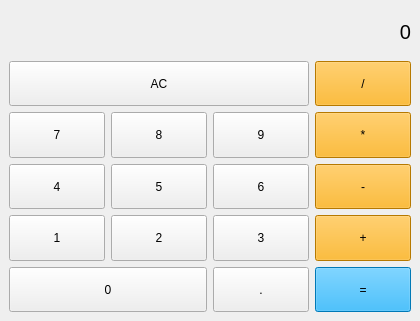
<?xml version="1.0" encoding="UTF-8"?>
<ui version="4.0">
 <class>MainWindow</class>
 <widget class="QMainWindow" name="MainWindow">
  <property name="geometry">
   <rect>
    <x>0</x>
    <y>0</y>
    <width>420</width>
    <height>321</height>
   </rect>
  </property>
  <property name="sizePolicy">
   <sizepolicy hsizetype="Minimum" vsizetype="Fixed">
    <horstretch>0</horstretch>
    <verstretch>0</verstretch>
   </sizepolicy>
  </property>
  <property name="windowTitle">
   <string>Calc</string>
  </property>
  <widget class="QWidget" name="centralwidget">
   <layout class="QVBoxLayout" name="verticalLayout_2">
    <item>
     <layout class="QVBoxLayout" name="verticalLayout">
      <property name="sizeConstraint">
       <enum>QLayout::SetNoConstraint</enum>
      </property>
      <item>
       <layout class="QGridLayout" name="gridLayout">
        <item row="4" column="0">
         <widget class="QPushButton" name="p4">
          <property name="sizePolicy">
           <sizepolicy hsizetype="Minimum" vsizetype="Expanding">
            <horstretch>0</horstretch>
            <verstretch>0</verstretch>
           </sizepolicy>
          </property>
          <property name="text">
           <string>4</string>
          </property>
         </widget>
        </item>
        <item row="5" column="1">
         <widget class="QPushButton" name="p2">
          <property name="sizePolicy">
           <sizepolicy hsizetype="Minimum" vsizetype="Expanding">
            <horstretch>0</horstretch>
            <verstretch>0</verstretch>
           </sizepolicy>
          </property>
          <property name="text">
           <string>2</string>
          </property>
         </widget>
        </item>
        <item row="4" column="1">
         <widget class="QPushButton" name="p5">
          <property name="sizePolicy">
           <sizepolicy hsizetype="Minimum" vsizetype="Expanding">
            <horstretch>0</horstretch>
            <verstretch>0</verstretch>
           </sizepolicy>
          </property>
          <property name="text">
           <string>5</string>
          </property>
         </widget>
        </item>
        <item row="3" column="1">
         <widget class="QPushButton" name="p8">
          <property name="sizePolicy">
           <sizepolicy hsizetype="Minimum" vsizetype="Expanding">
            <horstretch>0</horstretch>
            <verstretch>0</verstretch>
           </sizepolicy>
          </property>
          <property name="text">
           <string>8</string>
          </property>
         </widget>
        </item>
        <item row="5" column="2">
         <widget class="QPushButton" name="p3">
          <property name="sizePolicy">
           <sizepolicy hsizetype="Minimum" vsizetype="Expanding">
            <horstretch>0</horstretch>
            <verstretch>0</verstretch>
           </sizepolicy>
          </property>
          <property name="text">
           <string>3</string>
          </property>
         </widget>
        </item>
        <item row="3" column="0">
         <widget class="QPushButton" name="p7">
          <property name="sizePolicy">
           <sizepolicy hsizetype="Minimum" vsizetype="Expanding">
            <horstretch>0</horstretch>
            <verstretch>0</verstretch>
           </sizepolicy>
          </property>
          <property name="text">
           <string>7</string>
          </property>
         </widget>
        </item>
        <item row="3" column="2">
         <widget class="QPushButton" name="p9">
          <property name="sizePolicy">
           <sizepolicy hsizetype="Minimum" vsizetype="Expanding">
            <horstretch>0</horstretch>
            <verstretch>0</verstretch>
           </sizepolicy>
          </property>
          <property name="text">
           <string>9</string>
          </property>
         </widget>
        </item>
        <item row="5" column="0">
         <widget class="QPushButton" name="p1">
          <property name="sizePolicy">
           <sizepolicy hsizetype="Minimum" vsizetype="Expanding">
            <horstretch>0</horstretch>
            <verstretch>0</verstretch>
           </sizepolicy>
          </property>
          <property name="text">
           <string>1</string>
          </property>
         </widget>
        </item>
        <item row="4" column="2">
         <widget class="QPushButton" name="p6">
          <property name="sizePolicy">
           <sizepolicy hsizetype="Minimum" vsizetype="Expanding">
            <horstretch>0</horstretch>
            <verstretch>0</verstretch>
           </sizepolicy>
          </property>
          <property name="text">
           <string>6</string>
          </property>
         </widget>
        </item>
        <item row="1" column="0" colspan="4">
         <widget class="QLabel" name="label">
          <property name="sizePolicy">
           <sizepolicy hsizetype="Preferred" vsizetype="Expanding">
            <horstretch>0</horstretch>
            <verstretch>0</verstretch>
           </sizepolicy>
          </property>
          <property name="font">
           <font>
            <pointsize>15</pointsize>
           </font>
          </property>
          <property name="text">
           <string>0</string>
          </property>
          <property name="alignment">
           <set>Qt::AlignRight|Qt::AlignTrailing|Qt::AlignVCenter</set>
          </property>
         </widget>
        </item>
        <item row="6" column="2">
         <widget class="QPushButton" name="pDot">
          <property name="sizePolicy">
           <sizepolicy hsizetype="Minimum" vsizetype="Expanding">
            <horstretch>0</horstretch>
            <verstretch>0</verstretch>
           </sizepolicy>
          </property>
          <property name="text">
           <string>.</string>
          </property>
         </widget>
        </item>
        <item row="2" column="3">
         <widget class="QPushButton" name="pDivision">
          <property name="sizePolicy">
           <sizepolicy hsizetype="Minimum" vsizetype="Expanding">
            <horstretch>0</horstretch>
            <verstretch>0</verstretch>
           </sizepolicy>
          </property>
          <property name="styleSheet">
           <string notr="true">background-color:rgb(255, 170, 0)</string>
          </property>
          <property name="text">
           <string>/</string>
          </property>
         </widget>
        </item>
        <item row="3" column="3">
         <widget class="QPushButton" name="pMult">
          <property name="sizePolicy">
           <sizepolicy hsizetype="Minimum" vsizetype="Expanding">
            <horstretch>0</horstretch>
            <verstretch>0</verstretch>
           </sizepolicy>
          </property>
          <property name="styleSheet">
           <string notr="true">background-color:rgb(255, 170, 0)</string>
          </property>
          <property name="text">
           <string>*</string>
          </property>
         </widget>
        </item>
        <item row="4" column="3">
         <widget class="QPushButton" name="pMinus">
          <property name="sizePolicy">
           <sizepolicy hsizetype="Minimum" vsizetype="Expanding">
            <horstretch>0</horstretch>
            <verstretch>0</verstretch>
           </sizepolicy>
          </property>
          <property name="styleSheet">
           <string notr="true">background-color:rgb(255, 170, 0)</string>
          </property>
          <property name="text">
           <string>-</string>
          </property>
         </widget>
        </item>
        <item row="5" column="3">
         <widget class="QPushButton" name="pPlus">
          <property name="sizePolicy">
           <sizepolicy hsizetype="Minimum" vsizetype="Expanding">
            <horstretch>0</horstretch>
            <verstretch>0</verstretch>
           </sizepolicy>
          </property>
          <property name="styleSheet">
           <string notr="true">background-color:rgb(255, 170, 0)</string>
          </property>
          <property name="text">
           <string>+</string>
          </property>
         </widget>
        </item>
        <item row="6" column="3">
         <widget class="QPushButton" name="Result">
          <property name="sizePolicy">
           <sizepolicy hsizetype="Minimum" vsizetype="Expanding">
            <horstretch>0</horstretch>
            <verstretch>0</verstretch>
           </sizepolicy>
          </property>
          <property name="styleSheet">
           <string notr="true">background-color:rgb(0, 170, 255)</string>
          </property>
          <property name="text">
           <string>=</string>
          </property>
         </widget>
        </item>
        <item row="6" column="0" colspan="2">
         <widget class="QPushButton" name="p0">
          <property name="sizePolicy">
           <sizepolicy hsizetype="Minimum" vsizetype="Expanding">
            <horstretch>0</horstretch>
            <verstretch>0</verstretch>
           </sizepolicy>
          </property>
          <property name="text">
           <string>0</string>
          </property>
         </widget>
        </item>
        <item row="2" column="0" colspan="3">
         <widget class="QPushButton" name="pDelete">
          <property name="sizePolicy">
           <sizepolicy hsizetype="Minimum" vsizetype="Expanding">
            <horstretch>0</horstretch>
            <verstretch>0</verstretch>
           </sizepolicy>
          </property>
          <property name="text">
           <string>AC</string>
          </property>
         </widget>
        </item>
       </layout>
      </item>
     </layout>
    </item>
   </layout>
  </widget>
 </widget>
 <resources/>
 <connections/>
</ui>
